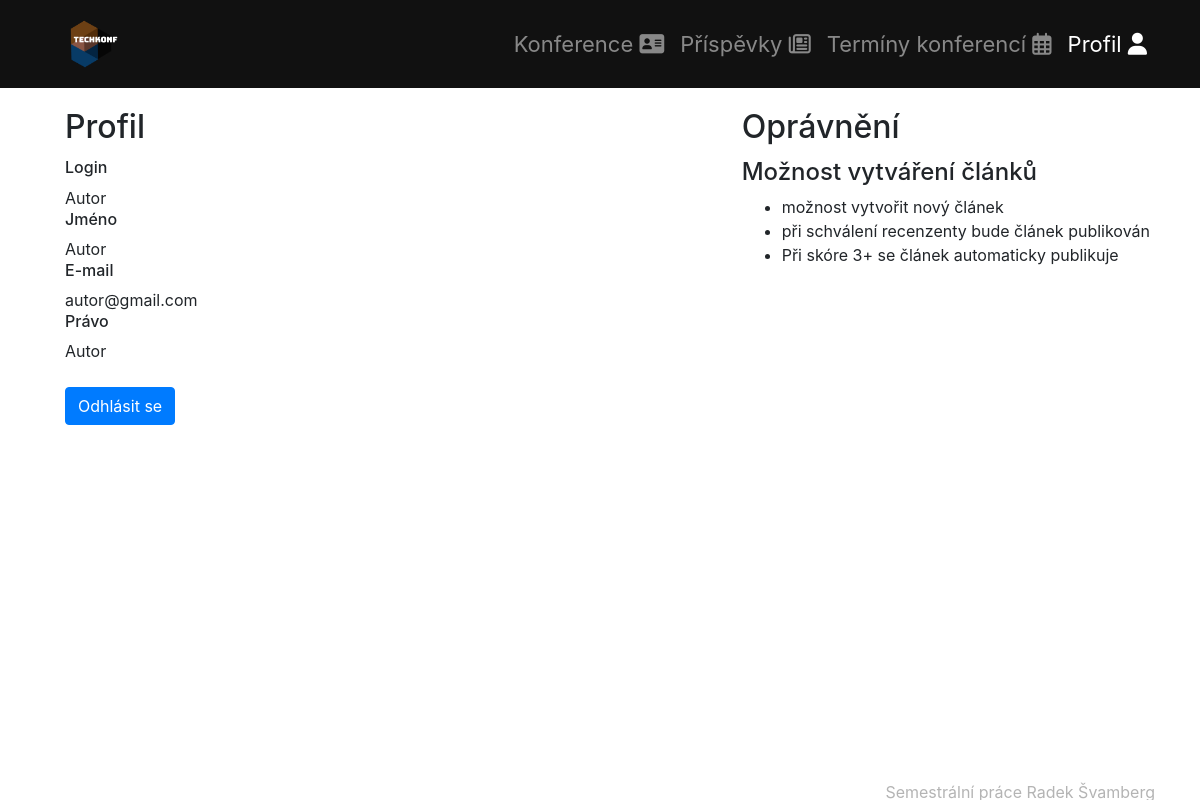
Page /login (signed in) on the committed database.
### tables this page shows
CREATE TABLE `uzivatel` (
  `id_uzivatel` int(11) NOT NULL,
  `id_pravo` int(11) NOT NULL DEFAULT 3,
  `jmeno` varchar(60) NOT NULL,
  `login` varchar(30) NOT NULL,
  `heslo` varchar(60) NOT NULL,
  `email` varchar(35) NOT NULL
);

### app/Controllers/LoginController.class.php (called while the page is built, shortened)
<?php
class LoginController implements IController
{
    private $db;
    public function __construct()
    {
        require_once(DIRECTORY_MODELS . "/DatabaseModel.class.php");
        $this->db = new DatabaseModel();
    }
    public function show(string $pageTitle): string
    {
        $tplData = [];
        $tplData['title'] = $pageTitle;
        $tplData['loggedUser'] = $this->db->getUserById($_SESSION['current_user_id']);
        $idPravo = $tplData['loggedUser']['id_pravo'];
        $tplData['loggedUser']['pravoJmeno'] = $this->db->getPravoById($idPravo)[1];
        $tplData['loggedUser']['popisPravo'] = $this->db->getPravoById($idPravo)['popisPravo'];
        require(DIRECTORY_VIEWS . "/UserInfoTemplate.tpl.php");
        $obsah = ob_get_clean();
        return $obsah;
    }
}
?>

### app/Models/DatabaseModel.class.php (called while the page is built, shortened)
<?php
class DatabaseModel
{
    private $pdo;
    private $userSessionKey = "current_user_id";
    public function __construct()
    {
        $this->pdo = new PDO("mysql:host=" . DB_SERVER . ";dbname=" . DB_NAME, DB_USER, DB_PASS);
        $this->pdo->exec("set names utf8");
    }
    public function getUserById(int $userId): array
    {
        $vystup = $this->pdo->prepare("SELECT * FROM ".TABLE_USER." WHERE id_uzivatel=:id;");
        $params = array(':id' => $userId);
        if(!$vystup->execute($params)){
            return array();
        }
        $vystupniPole = $vystup->fetch();
        return isset($vystupniPole) ? $vystupniPole : array();
    }
    public function getPravoById(int $pravoId): array
    {
        $vystup = $this->pdo->prepare("SELECT * FROM ".TABLE_PRAVO." WHERE id_pravo=:pravoId;");
        $params = array(':pravoId' => $pravoId);
        if(!$vystup->execute($params)){
            return array();
        }
        $vystupniPole = $vystup->fetch();
        return isset($vystupniPole) ? $vystupniPole : array();
    }
    public function isUserLogged()
    {
        return isset($_SESSION[$this->userSessionKey]);
    }
}

### index.php (called while the page is built, shortened)
<?php
$app = new ApplicationStart();
$app->appStart();
?>

### app/Views/UserInfoTemplate.tpl.php (the view, shortened to what this page needs)
<?php
global $tplData;
require(DIRECTORY_VIEWS . "/TemplateBasics.class.php");
$tplHeaders = new TemplateBasics();
$tplHeaders->getHTMLHeader($tplData['title']);
if ($this->db->isUserLogged()) {
    if ($this->db->isUserAdmin()) {
        $tplHeaders->getUserManagement();
    }
    $tplHeaders->getProfile();
} else {
    $tplHeaders->getLogin();
}
?>
<div class="container">
    <div class="row animated fadeIn">
        <div class='col'>
            <div class='card userInfoCard'>
                <div class="card-body">
                    <h2 class="card-title">Profil</h2>
                    <h6 class="card-text">Login </h6><?php echo $tplData['loggedUser']['login']; ?>
                    <h6 class="card-text">Jméno </h6><?php echo $tplData['loggedUser']['jmeno']; ?>
                    <h6 class="card-text">E-mail </h6><?php echo $tplData['loggedUser']['email']; ?>
                    <h6 class="card-text">Právo </h6> <?php echo $tplData['loggedUser']['pravoJmeno']; ?>
                    <br>
                    <br>
                    <form action="" method="POST">
                        <input class='btn btn-primary' type="submit" name="logoutAction" value="Odhlásit se">
                    </form>
                </div>
            </div>
        </div>
        <div class='card userInfoCard'>
                <div class="card-body">
                    <h2 class="card-title">Oprávnění</h2>
                    <?php echo $tplData['loggedUser']['popisPravo']; ?><br>
                </div>
            </div>
        </div>
    </div>

### css/style.css (style rules this page uses)
body, html { height: 100%; }
body { margin-bottom: 60px; }
.userInfoCard { border:0px; }

### rows in the picture
uzivatel: login "Autor", jmeno "Autor", email "autor@gmail.com"

### other values in the picture
$tplData['loggedUser']['pravoJmeno'] "Autor"
$tplData['loggedUser']['popisPravo'] "Možnost vytváření článků možnost vytvořit nový článek při schválení recenzenty bude článek publikován Při skóre 3+ se článek automaticky publikuje"
